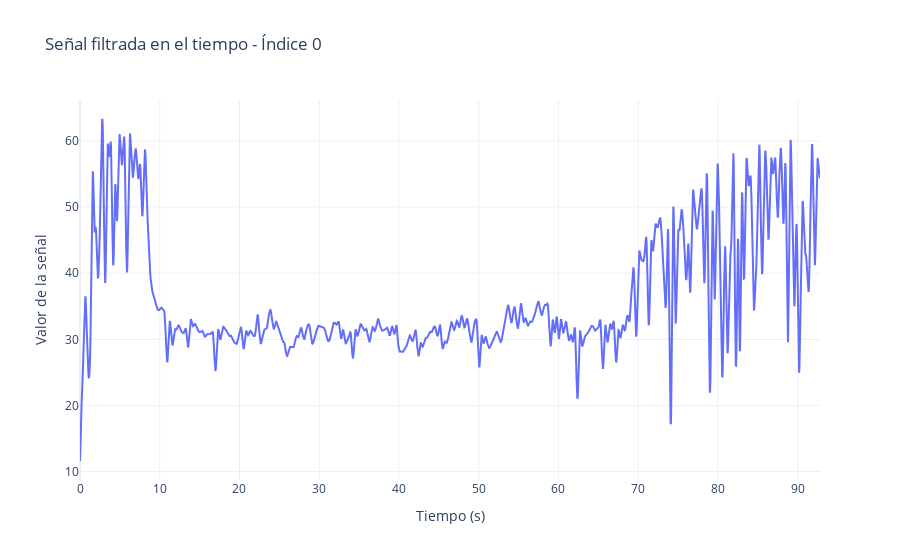
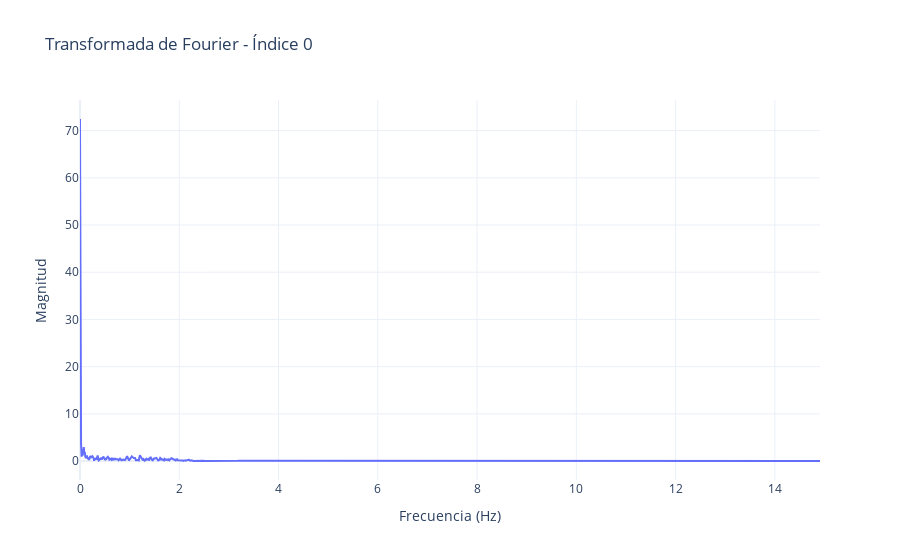

The cell these charts' notebook holds for them, in order:
### Code cell
plot_signal_and_fourier_filtered(dataset, 0, sampling_rate=29.84, cutoff_freq=2, order=5)

### Figure 1 — Plotly figure (JSON) as saved in the notebook; plotly's stock layout.template omitted (floating-point values rounded to 4 significant figures; data arrays with more than 128 entries replaced by an {"elided": "..."} marker saying what was removed)
{"data": [{"hovertemplate": "Tiempo: %{x:.2f} s<br>Valor: %{y:.2f}", "mode": "lines", "name": "Señal filtrada en el tiempo", "type": "scatter", "x": {"elided": "2770 float values"}, "y": {"elided": "2770 float values"}}], "layout": {"title": {"text": "Señal filtrada en el tiempo - Índice 0"}, "xaxis": {"title": {"text": "Tiempo (s)"}}, "yaxis": {"title": {"text": "Valor de la señal"}}}}

### Figure 2 — Plotly figure (JSON) as saved in the notebook; plotly's stock layout.template omitted (floating-point values rounded to 4 significant figures; data arrays with more than 128 entries replaced by an {"elided": "..."} marker saying what was removed)
{"data": [{"hovertemplate": "Frecuencia: %{x:.2f} Hz<br>Valor: %{y:.2f}", "mode": "lines", "name": "Señal en frecuencia", "type": "scatter", "x": {"elided": "1385 float values"}, "y": {"elided": "1385 float values"}}], "layout": {"title": {"text": "Transformada de Fourier - Índice 0"}, "xaxis": {"title": {"text": "Frecuencia (Hz)"}}, "yaxis": {"title": {"text": "Magnitud"}}}}
